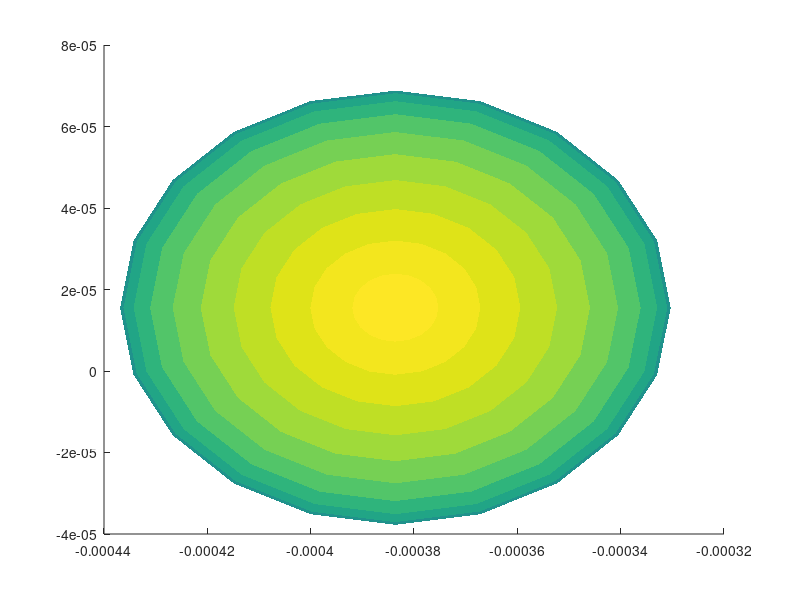

Here is the MATLAB script that generated this plot: (Note: this script raises an error after producing the figure.)
% STATIC_MAGNETIZATION_OF_MS_AND_MH_PARTICLES 
% Visualizes movement of MS and MH particles under the influence of 
% the dipole-dipole interaction.

clc;
clear all;
close all;

m_concentration = 0.27;
m_mh_part = 0.76;
m_ms_part = 1-m_mh_part;

map_limits = [-5e-4,5e-4];
V_sample = map_limits(2)^3;



Ms_ms = 1.7e6; % A/m
mu0 = 1.25e-6; % (m*kg) / (c^2*A^2)
chi0_ms = 100;
k= 1; % H/m - elasticity

Ms_mh = 1.5e6;
chi0_mh = 10;




Nmh = floor(V_sample*m_concentration*m_mh_part / (4/3*pi*(55e-6)^3));
centres_mh = random('unif',-5e-4,5e-4,Nmh,3);
radii_mh = random('Norm',55e-6,2e-6,Nmh,1);
m_mh = zeros(Nmh,3);

Nms = floor(V_sample*m_concentration*m_ms_part / (4/3*pi*(5e-6)^3));
centres_ms_init = random('unif',-5e-4,4.5e-4,Nms,3);
centres_ms_current = centres_ms_init;
radii_ms = random('Norm',5e-6,5e-7,Nms,1);

[x,y,z]= sphere(20);

Hsat = 2e6;
Hstep = 2e4;
Hinit = linspace(0,Hsat,ceil(Hsat/Hstep));
M(ceil(Hsat/Hstep))= getframe;

Magnetization_ms = zeros(ceil(Hsat/Hstep),3);

for t = 1:1:length(Hinit)
    
    h0 = [0,0,Hinit(t)];
    clf;
    hold on;
    for j = 1:1:Nmh
        m_mh(j,:) = (4/3*pi*radii_mh(j)^3) * (chi0_mh*h0*Ms_mh/(Ms_mh + chi0_mh*norm(h0)));
        surf_plot = surf(radii_mh(j)*x + centres_mh(j,1),radii_mh(j)*y + centres_mh(j,2),radii_mh(j)*z + centres_mh(j,3),'edgecolor','none');
        surf_plot.FaceColor= 'blue';
    end;
    
    for i = 1:1:Nms
        h_ms = h0;
        for j = 1:1:Nmh
            r_ji = centres_ms_current(i,:) - centres_mh(j,:);
            r_unit = r_ji/norm(r_ji);
            m_mh_unit = m_mh(j,:)/norm(m_mh(j,:));
            if ~isequal(m_mh(j,:), [0,0,0])
                h_ms = h_ms + mu0/4/pi*(3*r_unit*m_mh(j,:)' * r_unit - m_mh(j,:)) / norm(r_ji)^3;
            end;
        end;
        
        m_ms = (4/3*pi*radii_ms(i)^3) * (chi0_ms*h_ms*Ms_ms/(Ms_ms + chi0_ms*norm(h_ms)));
        
        Magnetization_ms(t,:) = Magnetization_ms(t,:) + m_ms;
        
        f = [0,0,0];
        for j = 1:1:Nmh
            if ~isequal(m_mh(j,:), [0,0,0])
                r_ji = centres_ms_current(i,:) - centres_mh(j,:);
                r_unit = r_ji/norm(r_ji);
                m_mh_unit = m_mh(j,:)/norm(m_mh(j,:));
                m_ms_unit = m_ms/norm(m_ms);
                f = f+...
                    (3*mu0*norm(m_ms)*norm(m_mh(j,:))) / (2*pi*norm(r_ji)^4)*...
                    (...
                    m_ms_unit*r_unit' * m_mh_unit +...
                    m_mh_unit*r_unit' * m_ms_unit +...
                    m_ms_unit*m_mh_unit' * r_unit -...
                    5*(m_mh_unit*r_unit') * (m_ms_unit*r_unit') * r_unit...
                    );
            end;
        end;
        dr = f/k;
        surf_plot = surf(radii_ms(i)*x + centres_ms_current(i,1)+dr(1),radii_ms(i)*y + centres_ms_current(i,2)+dr(2),radii_ms(i)*z + centres_ms_current(i,3)+dr(3),'edgecolor','none');
        surf_plot.FaceColor= 'green';
    end;
    
    view(1,75)
    shading interp
    lightangle(-45,30)
    surf_plot.FaceLighting = 'gouraud';
    surf_plot.AmbientStrength = 2.3;
    surf_plot.DiffuseStrength = 0.8;
    surf_plot.SpecularStrength = 0.9;
    surf_plot.SpecularExponent = 55;
    
    xlim(map_limits);
    ylim(map_limits);
    zlim(map_limits);
    grid on;
    hold off;
    
    M(t) = getframe;
end;

movie(M,1);

figure(3);
plot(Hinit,Magnetization_ms(:,3))